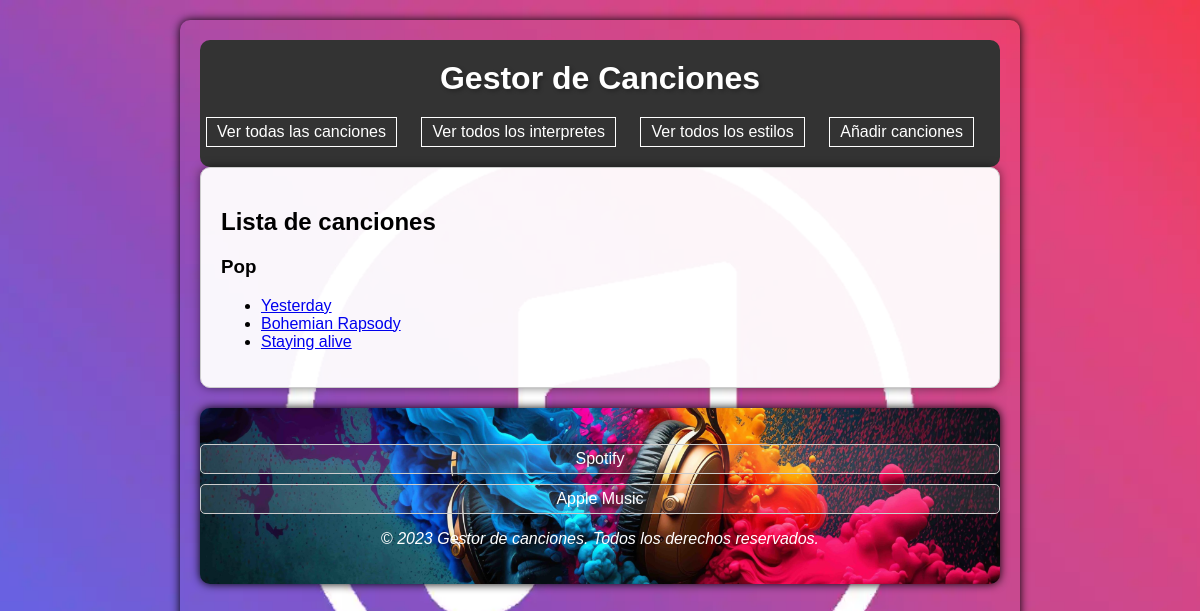
/estilos/1/canciones, run on the app's committed database.
### appTop100/models.py (models this page shows, shortened)
class Estilo(models.Model):
    nombre = models.CharField(max_length=50)

class Cancion(models.Model):
    titulo = models.CharField(max_length=50)
    estilo = models.ForeignKey(Estilo, on_delete=models.CASCADE)
    interpretes = models.ManyToManyField(Interprete)
    fecha_lanzamiento = models.DateField(default=None, null=True)
    duracion = models.IntegerField(default=0)
    posicion = models.IntegerField(default=0)

### appTop100/views.py (the view)
# urls.py: path('estilos/<int:estilo_id>/canciones', views.index_canciones.as_view(), name='canciones'),
class index_canciones(ListView):
    model = Cancion
    template_name = 'canciones.html'
    context_object_name = 'canciones'
    def get_queryset(self):
        estilo_id = self.kwargs['estilo_id']
        estilo = get_object_or_404(Estilo, pk=estilo_id)
        return estilo.cancion_set.all()
    def get_context_data(self, **kwargs):
        context = super().get_context_data(**kwargs)
        estilo_id = self.kwargs['estilo_id']
        estilo = get_object_or_404(Estilo, pk=estilo_id)
        context['estilo'] = estilo
        return context

### appTop100/templates/canciones.html (shortened to what this page needs)
{% extends "base.html" %}
{% block contenido %}
<h2>Lista de canciones</h2>
<h3>{{ estilo.nombre }}</h3>
{% if canciones %}
	<ul>
	{% for c in canciones %}
		<li>
                    <a href="{% url 'cancion' c.id %}">{{ c.titulo}}</a>
		</li>
	{% endfor %}
	</ul>
{% else %}
<p>No hay canciones creadas.</p>
{% endif %}
{% endblock %}

### appTop100/static/css/estilos.css (style rules this page uses)
body { background-image: url('../img/fondo2.webp'); background-repeat: no-repeat; background-size: cover; background-position: center; background-attachment: fixed; height: 100vh; margin: 0; font-family: 'Arial', sans-serif; }
body, footer { font-family: 'Arial', sans-serif; max-width: 800px; margin: 20px auto; padding: 20px; background-color: rgba(0, 0, 0, 0.786); border-radius: 10px; box-shadow: 0 0 10px rgba(0, 0, 0, 1); position: relative; }

### data on the page
Estilo: nombre "Pop"
Cancion: titulo "Yesterday"
Cancion: titulo "Bohemian Rapsody"
Cancion: titulo "Staying alive"
